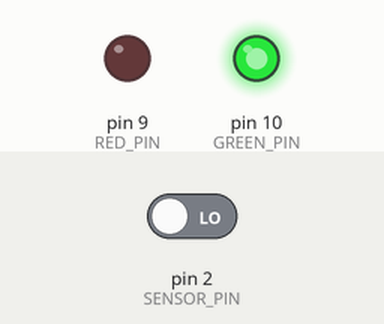
The sketch below on a simulated Arduino Uno, built with avr-gcc and run on an emulated ATmega328P. Parts: output pins drawn as LEDs (lit = HIGH). Inputs (shaded band) come from the test bench; at power-on: pin 2 (SENSOR_PIN) LOW.

Above: at 1.2 s.
1.3 s: pin 2 (SENSOR_PIN) driven HIGH
At 1.9 s:
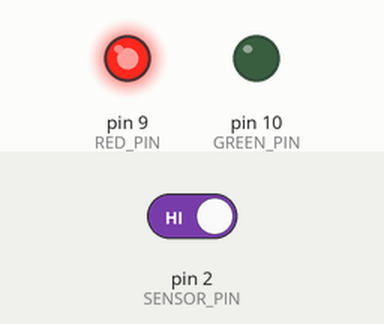
2.8 s: pin 2 (SENSOR_PIN) driven LOW
At 4.2 s:
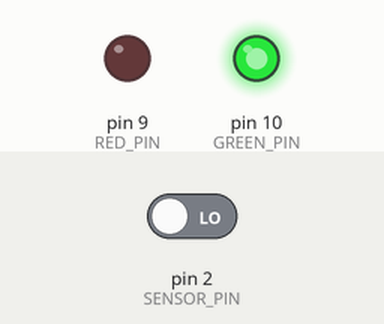
Timing chart, 0 to 5.8 s (numbered marks = the images above; inputs shaded):
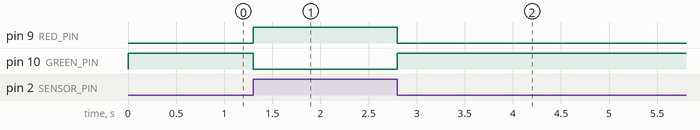

The sketch:

MotionSensor.ino
```cpp
const int RED_PIN = 9;
const int GREEN_PIN = 10;
const int SENSOR_PIN = 2;

void setup()
{
	pinMode(RED_PIN, OUTPUT);
	pinMode(GREEN_PIN, OUTPUT);
	pinMode(SENSOR_PIN, INPUT);
}

void loop()
{
 	if (digitalRead(SENSOR_PIN) == HIGH)
	{
		digitalWrite(RED_PIN, HIGH);
		digitalWrite(GREEN_PIN, LOW);
	}
	else
	{
		digitalWrite(RED_PIN, LOW);
		digitalWrite(GREEN_PIN, HIGH);
	}
	delay(1);
}
```

Measured:
- after the input at 1.3 s, pin 9 (RED_PIN): LOW → HIGH at once; pin 10 (GREEN_PIN): HIGH → LOW at once
- after the input at 2.8 s, pin 9 (RED_PIN): HIGH → LOW at once; pin 10 (GREEN_PIN): LOW → HIGH at once
